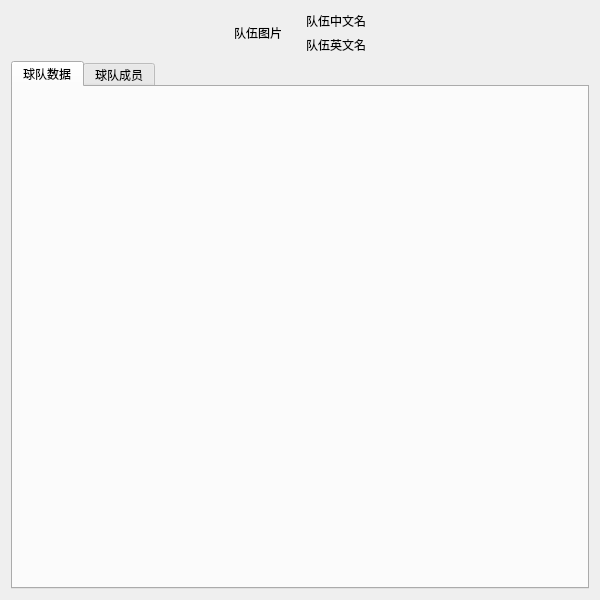
<?xml version="1.0" encoding="UTF-8"?>
<ui version="4.0">
 <class>pageTeam</class>
 <widget class="QWidget" name="pageTeam">
  <property name="geometry">
   <rect>
    <x>0</x>
    <y>0</y>
    <width>600</width>
    <height>600</height>
   </rect>
  </property>
  <property name="windowTitle">
   <string>Form</string>
  </property>
  <layout class="QHBoxLayout" name="horizontalLayout_2">
   <item>
    <layout class="QVBoxLayout" name="verticalLayout">
     <item>
      <layout class="QHBoxLayout" name="horizontalLayout">
       <item>
        <spacer name="horizontalSpacer">
         <property name="orientation">
          <enum>Qt::Horizontal</enum>
         </property>
         <property name="sizeHint" stdset="0">
          <size>
           <width>40</width>
           <height>20</height>
          </size>
         </property>
        </spacer>
       </item>
       <item>
        <layout class="QGridLayout" name="gridLayout">
         <item row="0" column="0" rowspan="2">
          <widget class="QLabel" name="label">
           <property name="minimumSize">
            <size>
             <width>66</width>
             <height>44</height>
            </size>
           </property>
           <property name="text">
            <string>队伍图片</string>
           </property>
          </widget>
         </item>
         <item row="0" column="1">
          <widget class="QLabel" name="label_2">
           <property name="text">
            <string>队伍中文名</string>
           </property>
           <property name="alignment">
            <set>Qt::AlignBottom|Qt::AlignLeading|Qt::AlignLeft</set>
           </property>
          </widget>
         </item>
         <item row="1" column="1">
          <widget class="QLabel" name="label_3">
           <property name="text">
            <string>队伍英文名</string>
           </property>
           <property name="alignment">
            <set>Qt::AlignLeading|Qt::AlignLeft|Qt::AlignTop</set>
           </property>
          </widget>
         </item>
        </layout>
       </item>
       <item>
        <spacer name="horizontalSpacer_2">
         <property name="orientation">
          <enum>Qt::Horizontal</enum>
         </property>
         <property name="sizeHint" stdset="0">
          <size>
           <width>40</width>
           <height>20</height>
          </size>
         </property>
        </spacer>
       </item>
      </layout>
     </item>
     <item>
      <widget class="QTabWidget" name="tabWidget">
       <property name="currentIndex">
        <number>0</number>
       </property>
       <widget class="QWidget" name="tab">
        <attribute name="title">
         <string>球队数据</string>
        </attribute>
        <widget class="QChartView" name="widget" native="true">
         <property name="geometry">
          <rect>
           <x>30</x>
           <y>20</y>
           <width>331</width>
           <height>241</height>
          </rect>
         </property>
        </widget>
       </widget>
       <widget class="QWidget" name="tab_2">
        <attribute name="title">
         <string>球队成员</string>
        </attribute>
       </widget>
      </widget>
     </item>
    </layout>
   </item>
  </layout>
 </widget>
 <customwidgets>
  <customwidget>
   <class>QChartView</class>
   <extends>QWidget</extends>
   <header location="global">QChartView.h</header>
   <container>1</container>
  </customwidget>
 </customwidgets>
 <resources/>
 <connections/>
</ui>
